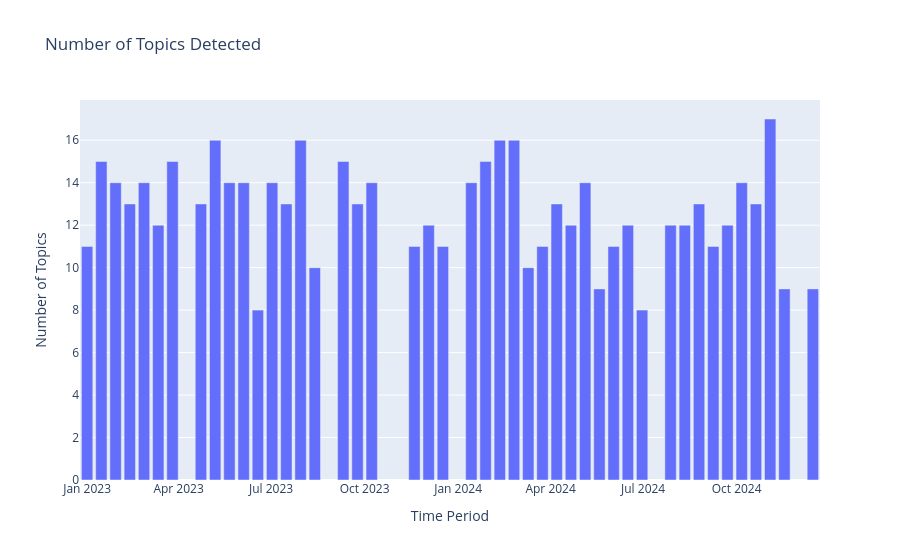

Source (notebook cell):
### Markdown cell above
### 9a. `topic_analysis` — per-slice topic exploration

Mirrors [`demos/topic_analysis`](https://github.com/rte-france/BERTrend/tree/main/bertrend/demos/topic_analysis): number of topics per slice, outlier size per slice, and the talked-about topics per news source for the latest slice.

### Code cell
from bertrend.trend_analysis.visualizations import (
    plot_num_topics,
    plot_size_outliers,
    plot_topics_for_model,
)

topic_models = bertrend.restore_topic_models(MODELS_DIR)        # dict[ts, BERTopic] (with doc_info_df)
latest_ts = max(topic_models)
latest_model = topic_models[latest_ts]

fig_ntopics = plot_num_topics(topic_models)
fig_outliers = plot_size_outliers(topic_models)
fig_src = plot_topics_for_model(latest_model)

write_dashboard(
    OUTPUT_DIR / f"bertrend_topic_analysis_{TAG}.html",
    f"BERTrend · Topic Analysis ({TAG})",
    [
        ("p", f"Per-slice topic models: {len(topic_models)} periods. Latest slice: {pd.Timestamp(latest_ts).date()}."),
        ("h2", "Number of topics detected per slice"), ("fig", fig_ntopics),
        ("h2", "Outlier (-1) size per slice"), ("fig", fig_outliers),
        ("h2", f"Topics per source — slice {pd.Timestamp(latest_ts).date()}"), ("fig", fig_src),
    ],
)
fig_ntopics.show()

### Figure 1 — Plotly figure (JSON) as saved in the notebook; plotly's stock layout.template omitted (floating-point values rounded to 4 significant figures)
{"data": [{"type": "bar", "x": ["2023-01-01T00:00:00", "2023-01-15T00:00:00", "2023-01-29T00:00:00", "2023-02-12T00:00:00", "2023-02-26T00:00:00", "2023-03-12T00:00:00", "2023-03-26T00:00:00", "2023-04-23T00:00:00", "2023-05-07T00:00:00", "2023-05-21T00:00:00", "2023-06-04T00:00:00", "2023-06-18T00:00:00", "2023-07-02T00:00:00", "2023-07-16T00:00:00", "2023-07-30T00:00:00", "2023-08-13T00:00:00", "2023-09-10T00:00:00", "2023-09-24T00:00:00", "2023-10-08T00:00:00", "2023-11-19T00:00:00", "2023-12-03T00:00:00", "2023-12-17T00:00:00", "2024-01-14T00:00:00", "2024-01-28T00:00:00", "2024-02-11T00:00:00", "2024-02-25T00:00:00", "2024-03-10T00:00:00", "2024-03-24T00:00:00", "2024-04-07T00:00:00", "2024-04-21T00:00:00", "2024-05-05T00:00:00", "2024-05-19T00:00:00", "2024-06-02T00:00:00", "2024-06-16T00:00:00", "2024-06-30T00:00:00", "2024-07-28T00:00:00", "2024-08-11T00:00:00", "2024-08-25T00:00:00", "2024-09-08T00:00:00", "2024-09-22T00:00:00", "2024-10-06T00:00:00", "2024-10-20T00:00:00", "2024-11-03T00:00:00", "2024-11-17T00:00:00", "2024-12-15T00:00:00"], "y": [11, 15, 14, 13, 14, 12, 15, 13, 16, 14, 14, 8, 14, 13, 16, 10, 15, 13, 14, 11, 12, 11, 14, 15, 16, 16, 10, 11, 13, 12, 14, 9, 11, 12, 8, 12, 12, 13, 11, 12, 14, 13, 17, 9, 9]}], "layout": {"title": {"text": "Number of Topics Detected"}, "xaxis": {"title": {"text": "Time Period"}}, "yaxis": {"title": {"text": "Number of Topics"}}}}
